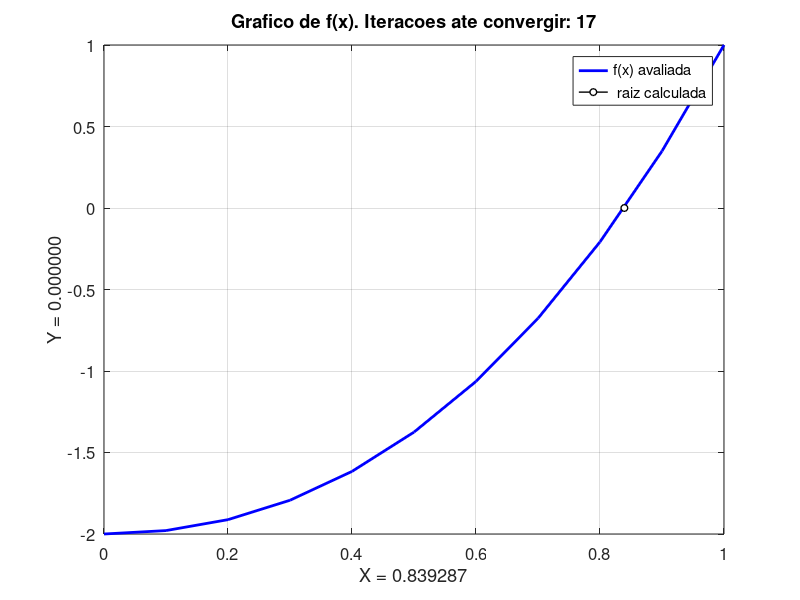
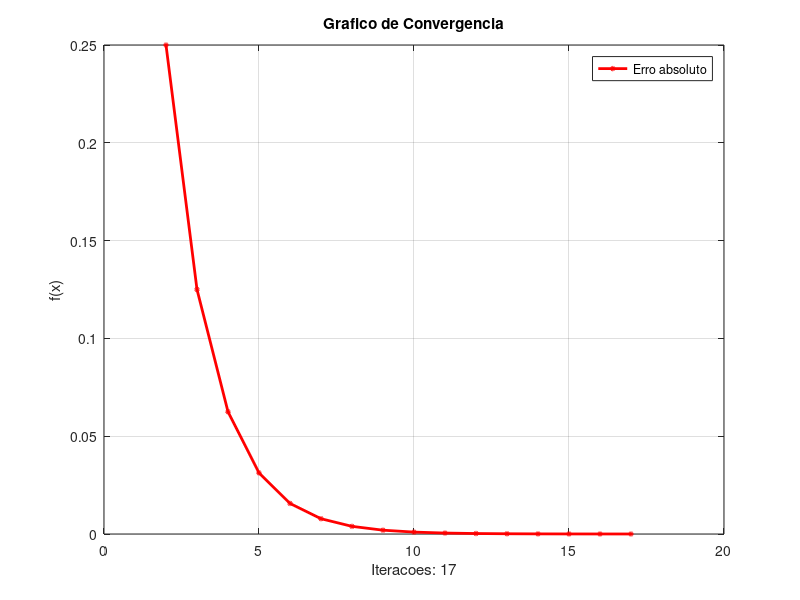

MATLAB code to generate these figures, in order:
function List1Exercise1() #main
 clc; #clean terminal
#inicializing values
 xU = 1.0;
 xI = 0.0;
 tol = 1e-5;
 max = 1000;
[dadosX, dadosY, dadosConv] = metodoDaBissecao(xI, xU, tol, max);
printf('Colunas do Graficos\n');
 for i = 1:length(dadosX)
  printf('X: %.6f', dadosX(i));
  printf(' Y: %.6f\n', dadosY(i));
 endfor
printf('Quantidade de iteracoes: %d\n', length(dadosX));
plotaGrafico(dadosX, dadosY, dadosConv, xI, xU, tol);
end
#calculate f(x)
function y = f(x)
  y = x.^3 + 2 .* x.^2 - 2;
end

#bissection method
function [dadosX, dadosY, dadosConv] = metodoDaBissecao(xI, xU, tol, max)
  dadosX    = zeros(1, max);
  dadosY    = zeros(1, max);
  dadosConv = zeros(1, max);
  xrVelho   = inf;

  for i = 1: max
   xR  = (xI + xU) / 2;
   fxR = f(xR);
   fxI = f(xI);
   fxu = f(xU);
   eA  = abs(xR - xrVelho);
   xrVelho      = xR;
   dadosX(i)    = xR;
   dadosY(i)    = fxR;
   dadosConv(i) = eA;

   if fxI .* fxR < 0
        xU = xR;
   elseif fxI .* fxR > 0
    xI = xR;
   elseif fxI .* fxR == 0
     dadosX = dadosX(1:i);
     dadosY = dadosY(1:i);
     break
   endif
   if eA < tol
      dadosX    = dadosX(1:i);
      dadosY    = dadosY(1:i);
      dadosConv = dadosConv(1:i);
      break
   endif
  endfor
end

#plot graph: bissection method and convergence
function plotaGrafico(dadosX, dadosY, dadosConv, xI, xU, tol)
  figure(1);
  qntFramesGrafico = length(dadosX);
  x = xI: 0.1: xU;
  for cont = 1:  qntFramesGrafico
   clf;
   p1 = plot(x, f(x), 'linewidth', 2, 'color', [0 0 1]);
   hold on;
   p2 = plot(dadosX(cont), dadosY(cont), 'linewidth', 1, 'color', [0 0 0], 'marker',
   'o', 'markersize', 5, 'markerfacecolor', [1 1 1]);
   set(gca, 'fontsize', 12);
   xlabel(sprintf('X = %.6f', dadosX(cont)));
   ylabel(sprintf('Y = %.6f', dadosY(cont)));
   legend([p1, p2], {'f(x) avaliada', ' raiz calculada'});
   title(sprintf('Grafico de f(x). Iteracoes ate convergir: %d', cont));
   grid on;
   pause(0.1);
  endfor
  figure(2)
  i = 1: length(dadosConv);
  e = plot(i, dadosConv, 'r-o', 'linewidth', 2, 'markersize', 2);
  title('Grafico de Convergencia');
  xlabel(sprintf('Iteracoes: %d', i(end)));
  ylabel('f(x)'), ;
  legend(e, {'Erro absoluto'});
  grid on;
 endfunction
